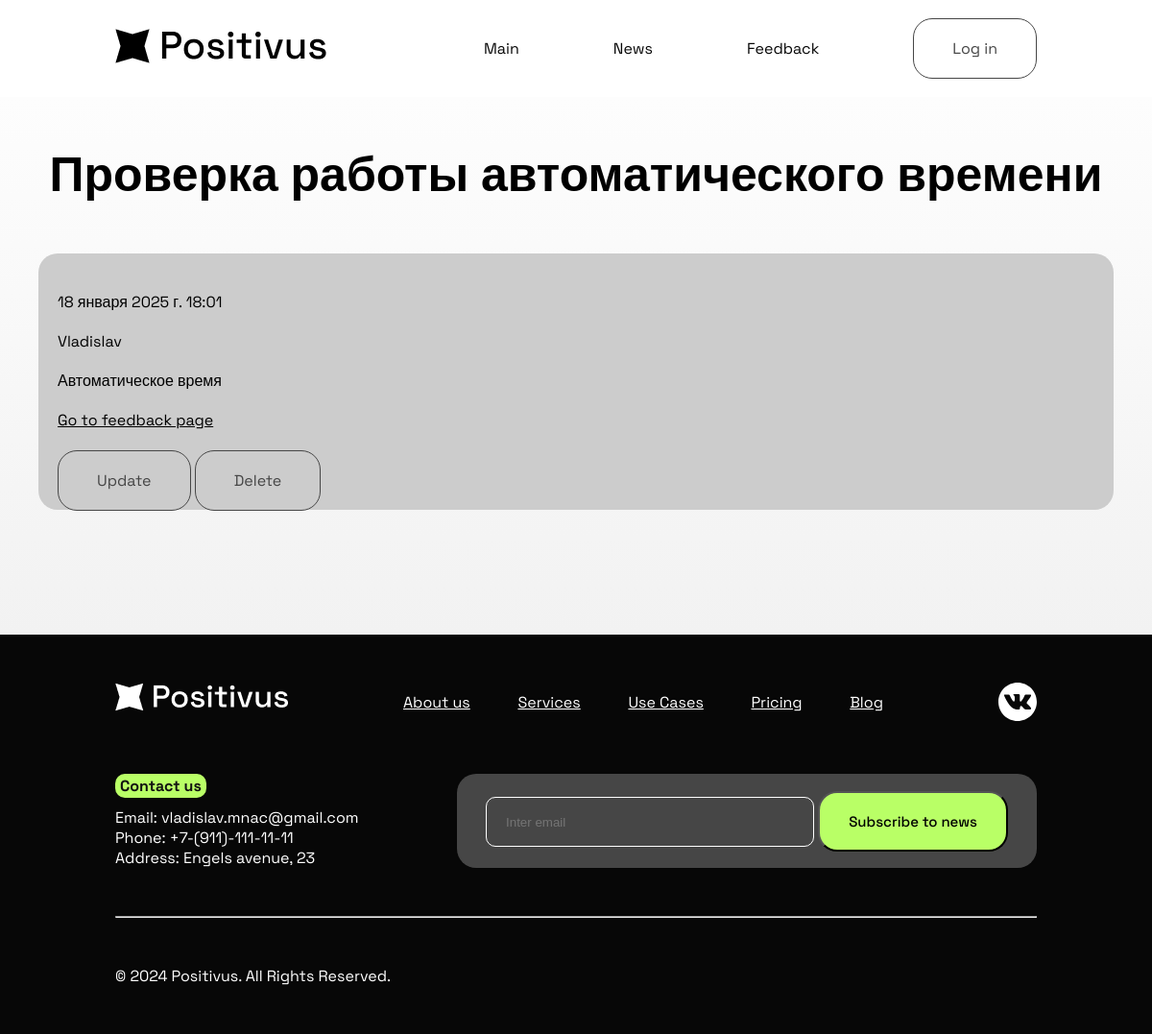
Screenshot of /feedback/6 with the database file from the repository.
### feedback/models.py (models this page shows, shortened)
class Feedback(models.Model):
    title = models.CharField('Title', max_length=100)
    user_name = models.CharField('User Name', max_length=30)
    full_text = models.TextField('Text')
    date = models.DateTimeField('Publication Date', auto_now_add=True)
    class Meta:
        verbose_name = 'Фидбэк'
        verbose_name_plural = 'Фидбэки'

### feedback/views.py (the view)
# urls.py: path('<int:pk>', views.FeedbackDetailView.as_view(), name='feedback_details'),
class FeedbackDetailView(DetailView):
    model = Feedback
    template_name = 'feedback/feedback_details.html'
    context_object_name = 'feedback'

### feedback/templates/feedback/feedback_details.html (shortened to what this page needs)
{% extends 'main/layout.html' %}
{% load static %}
{% block content %}
    <div class="wrapper">
        <h1 class="h1">{{ feedback.title }}</h1>
        <div class="news--details">
            <p>{{ feedback.date }}</p>
            <p>{{ feedback.user_name }}</p>
            <p>{{ feedback.full_text }}</p>
            <a href="{% url 'feedback_index' %}">Go to feedback page</a><br><br><br>
            <a href="{% url 'feedback_update' feedback.id %}" class="btn">Update</a>
            <a href="{% url 'feedback_delete' feedback.id %}" class="btn">Delete</a>
        </div>
    </div>
{% endblock %}

### main/static/main/css/main.css (style rules this page uses)
* { margin: 0; padding: 0; max-width: 100%; }
body { font-family: 'Space Grotesk', sans-serif; font-weight: 400; font-size: 16px; scroll-behavior: smooth; }
a { text-decoration: none; }
.wrapper { background: linear-gradient(rgba(255,255,255,1) 0%, rgba(242,242,242,1) 100%); width: 100%; padding: 80px 0; min-height: 38vh; }
.h1 { text-align: center; font-size: 50px; font-weight: 700; margin: 0 auto; margin-top: 70px; color: #000; }
.nav-btn, .hero--login .elem .btn, .hero--register .elem .btn, .news-form .btn, .news--details .btn { border: 1px solid #464646; border-radius: 20px; padding: 20px 40px; color: #464646; transition: all 500ms ease; }
.news--details { width: 1080px; margin: 50px auto; background: #ccc; border-radius: 20px; padding: 20px; }
.news--details p { margin: 20px 0; }
.news--details a { color: #000; cursor: pointer; text-decoration: underline; }
.news--details .btn { text-decoration: none; }

### rows the page displays
Feedback: title "Проверка работы автоматического времени", date "18 января 2025 г. 18:01", user_name "Vladislav", full_text "Автоматическое время"
